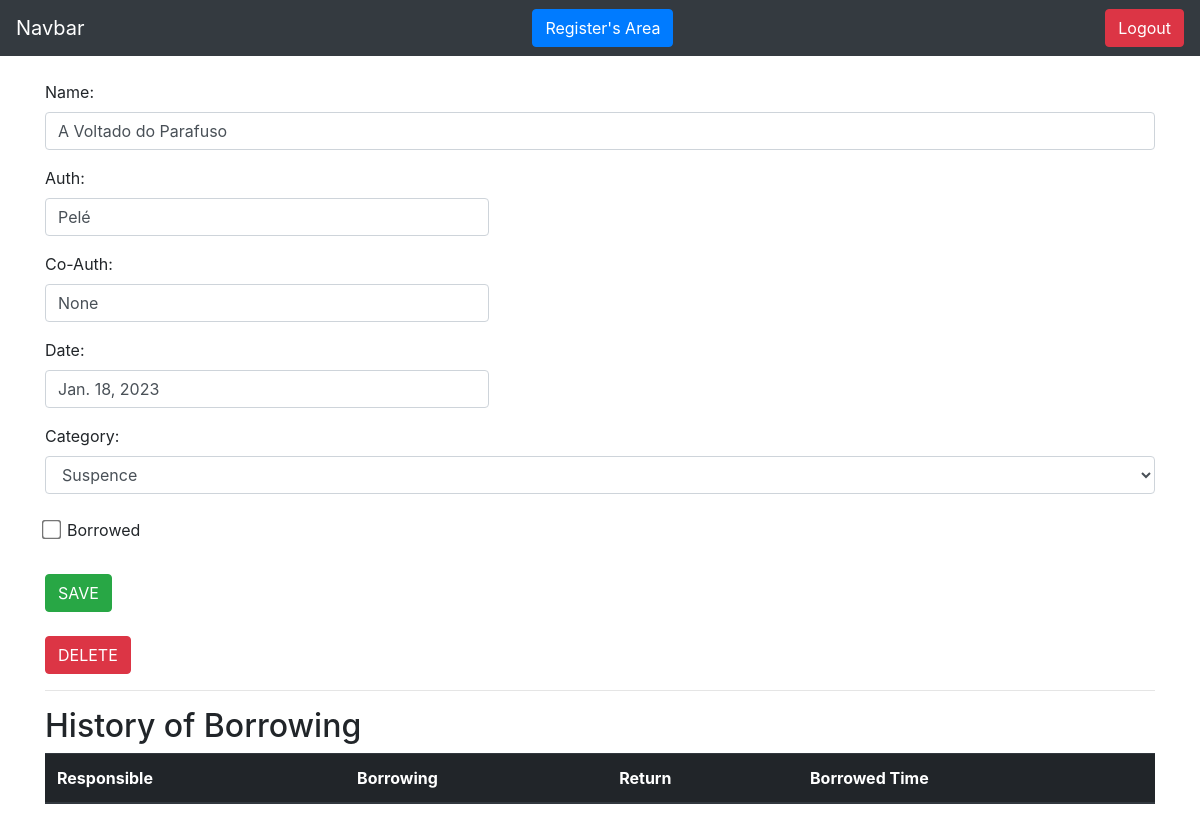
Page /books/see_book/4 (signed in) on the committed database.
### books/models.py (models this page shows)
class Book(models.Model):
    name = models.CharField(max_length=100)
    auth = models.CharField(max_length=30)
    cd_auth = models.CharField(max_length=30, blank=True, null=True)
    register_date = models.DateField(default=date.today)
    borrowed = models.BooleanField(default=False)
    category = models.ForeignKey(Category, on_delete=models.DO_NOTHING)
    client = models.ForeignKey(Client, on_delete=models.DO_NOTHING)
    def __str__(self):
        return self.name

### books/views.py (the view)
# urls.py: path('see_book/<int:id>', views.see_book, name='see_book'),
def see_book(request, id):
    if request.session.get('client'):
        client = Client.objects.get(id=request.session['client'])
        book = Book.objects.get(id=id)
        form_book, form_category, form_borrowing = BookForm(), CategoryForm(), BorrowingForm()
        form_category.fields['client'].initial = request.session['client']
        form_book.fields['client'].initial = request.session['client']
        form_book.fields['category'].queryset = Category.objects.filter(client=client)
        form_borrowing.fields['book'].queryset = Book.objects.filter(client=client, borrowed=False)
        borrowed_books = Book.objects.filter(client=client, borrowed=True)
        if request.session.get('client') == book.client.id:
            books_categories = Category.objects.filter(client_id=request.session.get('client'))
            borrowings = Borrowing.objects.filter(book=book)
            return render(request, 'see_book.html', {'book': book,
                                                     'books_categories': books_categories,
                                                     'borrowings': borrowings,
                                                     'client_logged_in': request.session.get('client'),
                                                     'form_book': form_book,
                                                     'form_category': form_category,
                                                     'form_borrowing': form_borrowing,
                                                     'borrowed_books': borrowed_books,
                                                     'id_book': id})
        else:
            return HttpResponse('This book is not your!')
    return redirect('/auth/login/?status=2')

### books/forms.py
class BookForm(forms.ModelForm):
    class Meta:
        model = Book
        fields = '__all__'
    def __init__(self, *args, **kwargs):
        super().__init__(*args, **kwargs)
        self.fields['client'].widget = forms.HiddenInput()

class CategoryForm(forms.ModelForm):
    class Meta:
        model = Category
        fields = '__all__'
    def __init__(self, *args, **kwargs):
        super().__init__(*args, **kwargs)
        self.fields['client'].widget = forms.HiddenInput()

### books/models.py (called while the page is built)
    def __str__(self):
        return self.name

### clients/models.py (called while the page is built)
    def __str__(self):
        return self.name

### books/templates/see_book.html (shortened to what this page needs)
{% extends 'base.html' %}
{% load filters %}
{% block 'content' %}
    <div class="container">
        <br>
        <form action="#" method="POST">
            <p>
                <label>Name: </label>
                <input class="form-control" type="text" value="{{ book.name }}">
            </p>
            <p>
                <label>Auth: </label>
                <input style="width: 40%;" class="form-control" type="text" value="{{ book.auth }}">
            </p><p>
                <label>Co-Auth: </label>
                <input style="width: 40%;" class="form-control" type="text" value="{{ book.cd_auth }}">
            </p>
            <p>
                <label>Date: </label>
                <input style="width: 40%;" class="form-control" type="text" value="{{ book.register_date }}">
            </p>
            <label>Category:&nbsp;&nbsp;</label>
            <select style="width=20%;" class="form-control" name="category">
                {% for category in books_categories %}
                    {% if book.category == category %}
                        <option selected>{{ category }}</option>
                    {% else %}
                        <option>{{ category }}</option>
                    {% endif %}
                {% endfor %}
            </select><br>
            {% if book.borrowed %}
                <input style="transform: scale(1.5);" type="checkbox" name="borrowed" checked>
            {% else %}
                <input style="transform: scale(1.5);" type="checkbox" name="borrowed">
            {% endif %}
            <label for="borrowed">&nbsp;Borrowed</label>
            <br><br>
            <input type="submit" class="btn btn-success" value="SAVE">
        </form>
        <br>
        <button type="button" class="btn btn-danger" data-toggle="modal" data-target="#deleteBookModal">
          DELETE
        </button>
        <hr>
        <h2>History of Borrowing</h2>
        <table class="table table-striped table-dark">
            <thead>
                <tr>
                    <th scope="col">Responsible</th>
                    <th scope="col">Borrowing</th>
                    <th scope="col">Return</th>
                    <th scope="col">Borrowed Time</th>
                </tr>
            </thead>
        </table>
    </div>
{% endblock %}

### rows in the picture
Book: name "A Voltado do Parafuso", auth "Pelé", cd_auth "None", register_date "Jan. 18, 2023"

### other values in the picture
form field category "Suspence"
